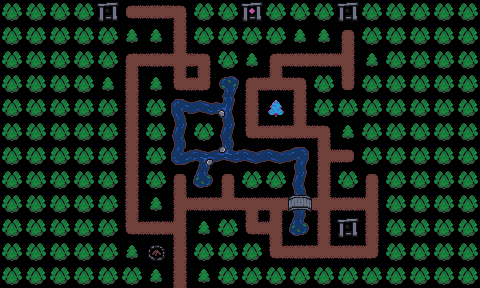

A 2D game scene composited from a Tiled map and its tileset images. What follows is a short description and the map's XML, with every tile layer's data as written:
An orthogonal 20x12 tile map with 24x24 px tiles, 1 tile layer (Tile Layer 1).

<map version="1.10" tiledversion="1.11.2" orientation="orthogonal" renderorder="right-down" width="20" height="12" tilewidth="24" tileheight="24" infinite="0" nextlayerid="2" nextobjectid="1">
 <tileset firstgid="1" source="low-fi.tsx" />
 <layer id="1" name="Tile Layer 1" width="20" height="12">
  <data encoding="csv">
2,2,2,2,29,3221225485,12,3221225481,2,2,28,2,2,2,29,2,2,2,2,2,
2,2,2,2,2,1,1,2684354572,2,2,2,2,1,1,1610612749,2,2,2,2,2,
2,2,2,2,2,2684354569,12,10,3221225481,2,1,2684354569,12,12,2684354571,1,2,2,2,2,
2,2,2,2,1,2684354572,1,9,1610612745,1610612758,2684354569,3221225483,3221225481,2,2684354573,2,2,2,2,2,
2,2,2,2,2,2684354572,2,2684354577,3221225492,2684354579,2684354572,3,2684354572,2,2,2,2,2,2,2,
2,2,2,2,2,2684354572,2,2684354580,2,2684354580,9,12,3221225483,3221225481,1,2,2,2,2,2,
2,2,2,2,2,2684354572,2,17,19,3221225491,20,20,3221225489,1610612747,13,2,2,2,2,2,
2,2,2,2,2,2684354572,2,1610612749,2684354582,1610612749,2,2,2684354580,2684354572,2,1610612749,2,2,2,2,
2,2,2,2,2,2684354572,1,1610612747,12,3221225483,11,11,2684354581,10,12,2684354571,2,2,2,2,
2,2,2,2,2,9,12,2684354571,1,2,9,2684354571,2684354582,2684354572,29,2684354572,2,2,2,2,
2,2,2,2,2,1,25,2684354572,2,2,2,9,12,3221225483,12,1610612745,2,2,2,2,
2,2,2,2,2,2,1,2684354572,1,2,2,2,2,2,2,2,2,2,2,2
</data>
 </layer>
</map>
